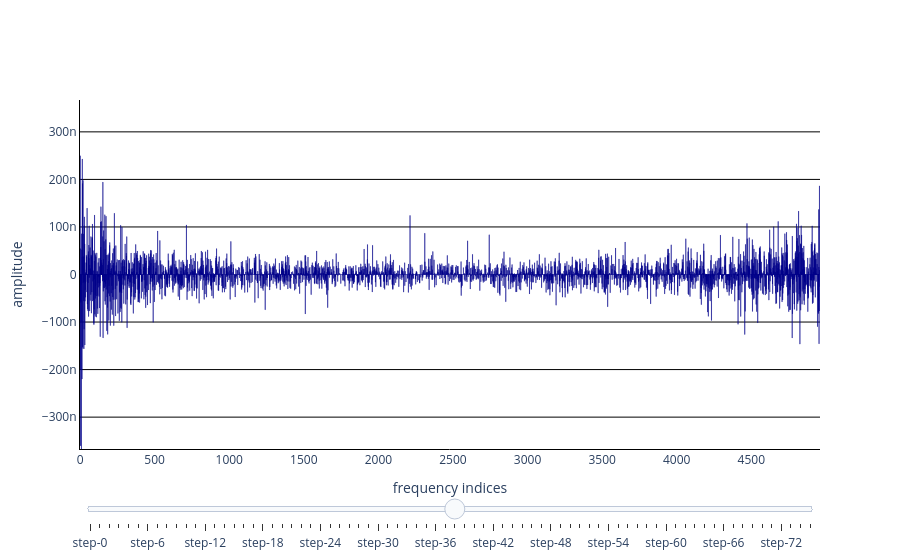

The notebook cell this image was saved under:
### Markdown cell above
🌟 **Visualize reconstructed Connectome Spectrum** <br>

### Code cell
print(f"Half rising phase time: {hrp_time}")
print(f"Peak time: {peak_time}")

cs = data["cst"]@stc.data

mm.viz.plot_spectrum(cs, window.times).show()
